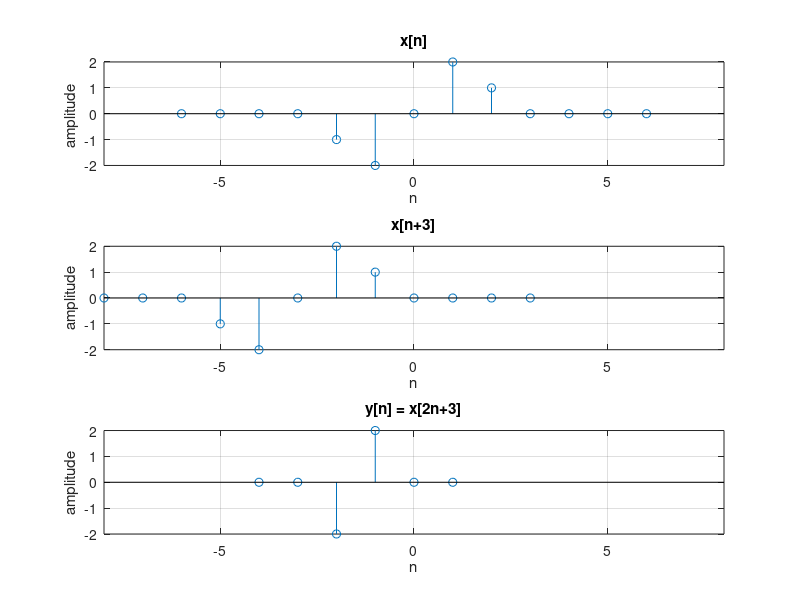

Here is the MATLAB script that generated this plot:
clc;
close all;

%orginal signal
n=-6:6;
y=[0 0 0 0 -1 -2 0 2 1 0 0 0 0];
subplot(3,1,1);
stem(n,y);
grid on;
axis([-8 8 -2 2]);
xlabel('n');
ylabel('amplitude ');
title('x[n]');

%shifting the given signal
n1=n-3;
subplot(3,1,2);
stem(n1,y);
grid on;
axis([-8 8 -2 2]);
xlabel('n');
ylabel('amplitude');
title('x[n+3]');

index=1;
for i=1:length(n1)
    if(rem(n1(i), 2)== 0)
        x1(index)=n1(i) / 2;
        y1(index)=y(i);
        index=index+1;
    end

end

%final signal
subplot(3,1,3);
stem(x1,y1);
grid on;
axis([-8 8 -2 2]);
xlabel('n');
ylabel('amplitude');
title('y[n] = x[2n+3]');